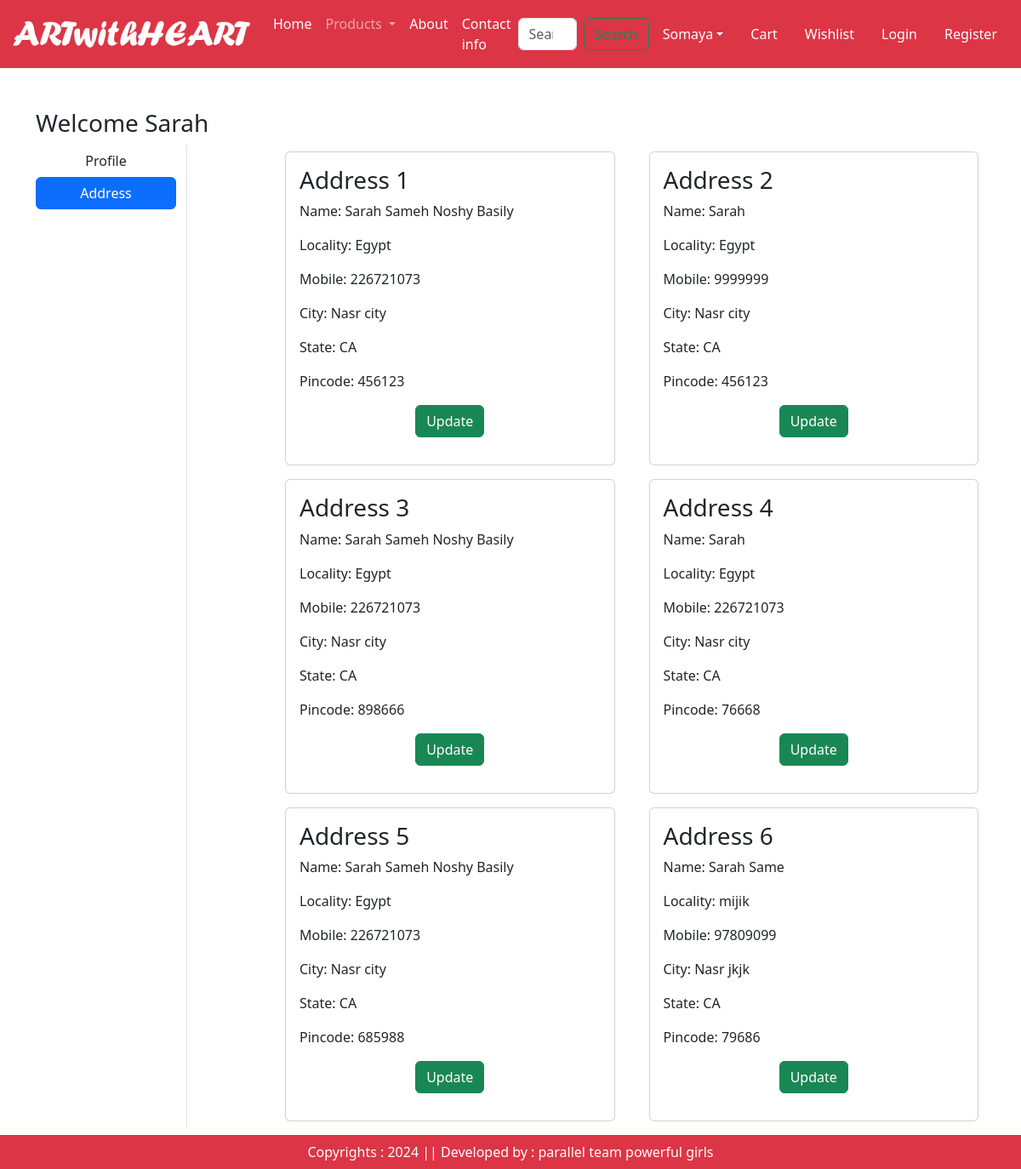
Page /address/ (signed in) on the earlier database version.
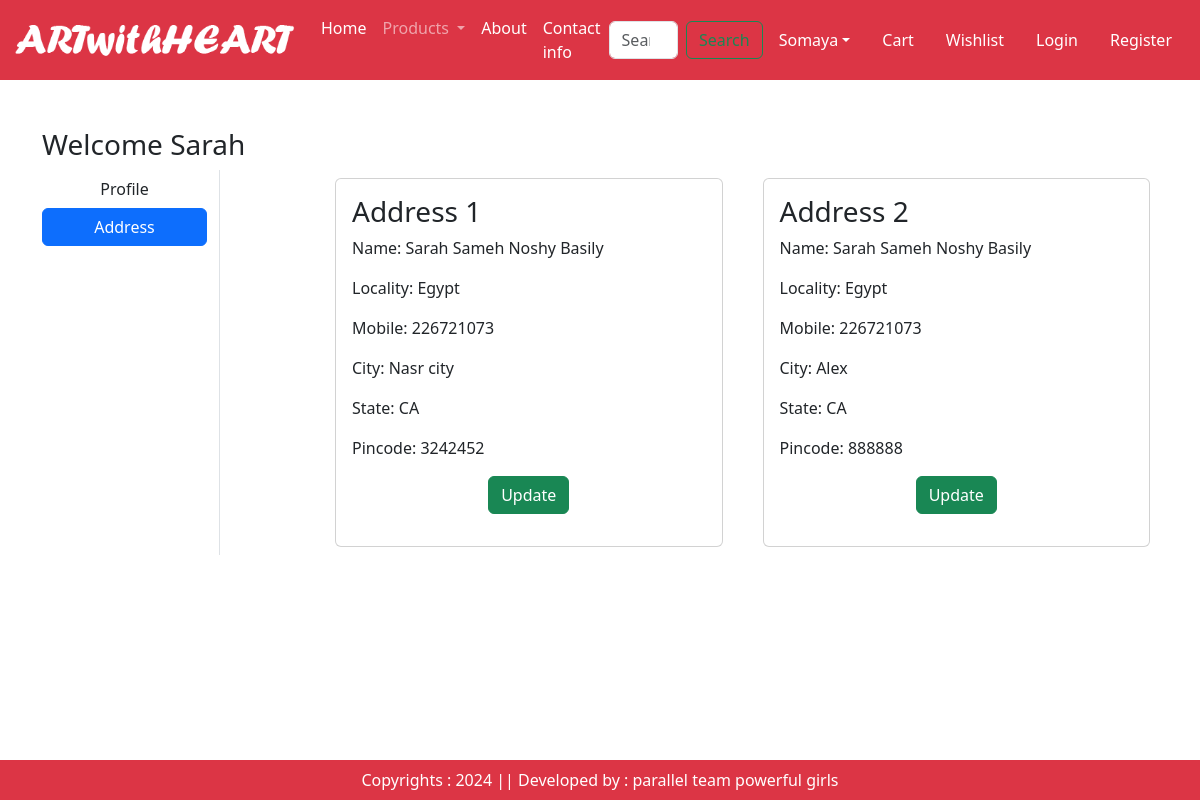
Same page on the later database version.
### app/models.py (models this page shows, shortened)
class Customer(models.Model):
    user = models.ForeignKey(User,on_delete=models.CASCADE)
    name = models.CharField(max_length=200)
    locality = models.CharField(max_length=200)
    city = models.CharField(max_length=50)
    mobile = models.IntegerField(default=0)
    zipcode = models.IntegerField()
    state = models.CharField(choices=STATE_CHOICES,max_length=100)

### app/views.py (the view)
# urls.py: path('address/', views.address, name='address'),
def address(request):
    add= Customer.objects.filter(user=request.user)
    return render(request, 'app/address.html',locals())

### app/templates/app/address.html (shortened to what this page needs)
{% extends 'app/base.html' %}
{% load static %}
{% block main-content %}
<div class="container my-5">
    <div class="row">
        <h3>Welcome <span class="text-capitalize">{{request.user}}</span></h3>
        <div class="col-sm-2 border-end">
            <ul class="list-unstyled">
            <li class="d-grid"><a href="{% url 'profile' %}" class="btn">Profile</a></li>
            <li class="d-grid"><a href="{% url 'address' %}" class="btn btn-primary">Address</a></li>
            </ul>
        </div>
        <div class="col-sm-9 offset-sm-1">
            <div class="row">
                {% for ad in add %}
                <div class="col-sm-6">
                    <div class="card m-2">
                    <div class="card-body">
                        <h3>Address {{forloop.counter}}</h3>
                        <p>Name: {{ad.name}}</p>
                        <p>Locality: {{ad.locality}}</p>
                        <p>Mobile: {{ad.mobile}}</p>
                        <p>City: {{ad.city}}</p>
                        <p>State: {{ad.state}}</p>
                        <p>Pincode: {{ad.zipcode}}</p>
                        <p class="text-center"><a href="{% url 'updateAddress' pk=ad.id %}" type="button" class="btn btn-success">Update</a></p>
                    </div>
                    </div>
                </div>
                {% endfor %}
            </div>
        </div>
    </div>
</div>
{% endblock main-content %}

### app/templates/app/base.html (shortened to what this page needs)
<!DOCTYPE html>
{% load static %}
<html lang="en">
  <head>
    <link href="https://cdn.jsdelivr.net/npm/bootstrap@5.3.3/dist/css/bootstrap.min.css" rel="stylesheet">
    <link rel="stylesheet" href="{% static 'app/css/owl.carousel.min.css' %}">
    <link rel="stylesheet" href="{% static 'app/css/all.min.css' %}">
    <link rel="stylesheet" href="{% static 'app/css/styles.css' %}">
  </head>
  <body>
    <nav class="navbar navbar-expand-lg navbar-dark bg-danger">
      <div class="container-fluid">
        <a class="navbar-brand" href="#">
          <img src="{% static 'app/images/neel.png' %}" width = "285" height = "50">
        </a>
        <div class="collapse navbar-collapse" id="navbarSupportedContent">
          <ul class="navbar-nav me-auto mb-2 mb-lg-0">
            <li class="nav-item">
              <a class="nav-link active" aria-current="page" href="/">Home</a>
            </li>
            <li class="nav-item dropdown">
              <a class="nav-link dropdown-toggle" href="#" role="button" data-bs-toggle="dropdown" aria-expanded="false">
                Products
              </a>
            </li>
            <li class="nav-item">
              <a class="nav-link text-white" href="{% url 'about' %}">About</a>
            </li>
            <li class="nav-item">
              <a class="nav-link text-white" href="{% url 'contact' %}">Contact info</a>
            </li>
          </ul>
          <form class="d-flex" role="search">
            <input class="form-control me-2" type="search" placeholder="Search" aria-label="Search">
            <button class="btn btn-outline-success" type="submit">Search</button>
          </form>
        </div>
        <ul class = "navbar-nav me-auto mb-2 mb-lg-0">
          <li class="nav-item dropdown mx-2">
            <a class="nav-link dropdown-toggle text-white" href="#"
            id="profileDropdown" role="button" data-bs-toggle="dropdown"
            aria-expanded="false">Somaya</a>
          </li>
          <li class="nav-item mx-2">
            <a href="#" class="nav-link text-white">Cart</a>
          </li>
          <li class="nav-item mx-2">
            <a href="#" class="nav-link text-white">Wishlist</a>
          </li>
          <li class="nav-item mx-2">
            <a href="{% url 'login' %}" class="nav-link text-white">Login</a>
          </li>
          <li class="nav-item mx-2">
            <a href="{% url 'customerregistration' %}" class="nav-link text-white">Register</a>
          </li>
        </ul>
      </div>
    </nav>
    {% block main-content %}{% endblock main-content %}
    <footer class="container-fluid fixed-bottom bg-danger  text-white text-center p-2 mt-5">
       Copyrights : 2024 || Developed by : parallel team powerful girls
    </footer>
</body>
</html>

Differences in the rows shown:
removed Customer: name "Sarah Sameh Noshy Basily", locality "Egypt", mobile "226721073", city "Nasr city", state "CA", zipcode "456123"
removed Customer: name "Sarah", locality "Egypt", mobile "9999999", city "Nasr city", state "CA", zipcode "456123"
removed Customer: name "Sarah Sameh Noshy Basily", locality "Egypt", mobile "226721073", city "Nasr city", state "CA", zipcode "898666"
removed Customer: name "Sarah", locality "Egypt", mobile "226721073", city "Nasr city", state "CA", zipcode "76668"
removed Customer: name "Sarah Sameh Noshy Basily", locality "Egypt", mobile "226721073", city "Nasr city", state "CA", zipcode "685988"
removed Customer: name "Sarah Same", locality "mijik", mobile "97809099", city "Nasr jkjk", state "CA", zipcode "79686"
added Customer: name "Sarah Sameh Noshy Basily", locality "Egypt", mobile "226721073", city "Nasr city", state "CA", zipcode "3242452"
added Customer: name "Sarah Sameh Noshy Basily", locality "Egypt", mobile "226721073", city "Alex", state "CA", zipcode "888888"
